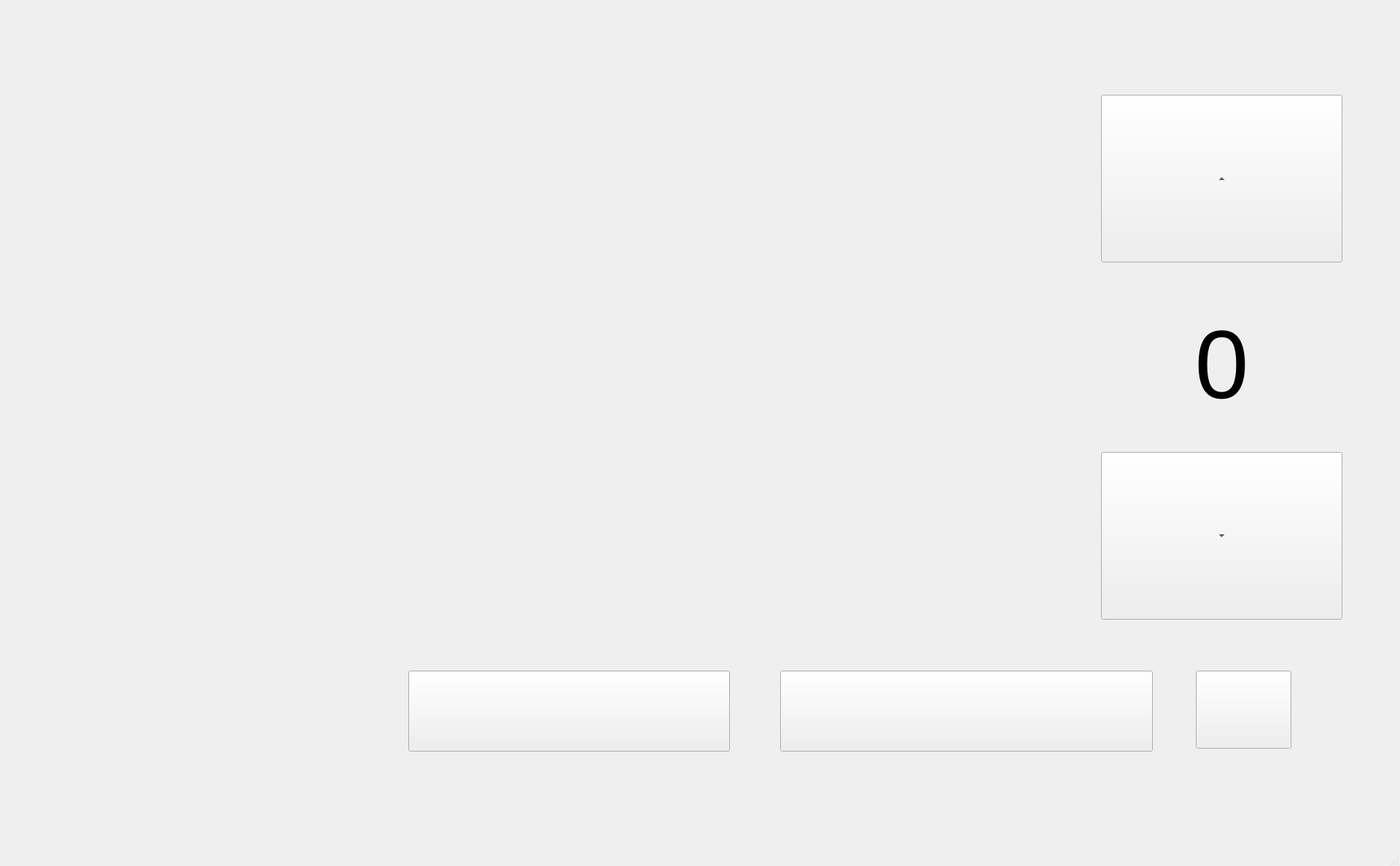
<?xml version="1.0" encoding="UTF-8"?>
<ui version="4.0">
 <class>MainWindow</class>
 <widget class="QMainWindow" name="MainWindow">
  <property name="geometry">
   <rect>
    <x>0</x>
    <y>0</y>
    <width>1920</width>
    <height>1188</height>
   </rect>
  </property>
  <property name="windowTitle">
   <string>MainWindow</string>
  </property>
  <widget class="QWidget" name="centralwidget">
   <widget class="QStackedWidget" name="stackedWidget">
    <property name="geometry">
     <rect>
      <x>0</x>
      <y>0</y>
      <width>1920</width>
      <height>1080</height>
     </rect>
    </property>
    <property name="currentIndex">
     <number>1</number>
    </property>
    <widget class="QWidget" name="page1">
     <widget class="QLabel" name="label">
      <property name="geometry">
       <rect>
        <x>0</x>
        <y>0</y>
        <width>1920</width>
        <height>1080</height>
       </rect>
      </property>
      <property name="text">
       <string/>
      </property>
      <property name="pixmap">
       <pixmap>Design_Pictures/page1.png</pixmap>
      </property>
      <property name="scaledContents">
       <bool>true</bool>
      </property>
     </widget>
    </widget>
    <widget class="QWidget" name="page2">
     <widget class="QToolButton" name="up_button">
      <property name="geometry">
       <rect>
        <x>1510</x>
        <y>130</y>
        <width>331</width>
        <height>230</height>
       </rect>
      </property>
      <property name="text">
       <string>...</string>
      </property>
      <property name="arrowType">
       <enum>Qt::UpArrow</enum>
      </property>
     </widget>
     <widget class="QToolButton" name="down_button">
      <property name="geometry">
       <rect>
        <x>1510</x>
        <y>620</y>
        <width>331</width>
        <height>230</height>
       </rect>
      </property>
      <property name="text">
       <string>...</string>
      </property>
      <property name="arrowType">
       <enum>Qt::DownArrow</enum>
      </property>
     </widget>
     <widget class="QLabel" name="label_2">
      <property name="geometry">
       <rect>
        <x>0</x>
        <y>0</y>
        <width>1920</width>
        <height>1080</height>
       </rect>
      </property>
      <property name="font">
       <font>
        <family>Arial</family>
        <pointsize>14</pointsize>
       </font>
      </property>
      <property name="text">
       <string/>
      </property>
      <property name="pixmap">
       <pixmap>../Kiosk/Design_Pictures/page2.png</pixmap>
      </property>
      <property name="scaledContents">
       <bool>true</bool>
      </property>
     </widget>
     <widget class="QLabel" name="quantity_display">
      <property name="geometry">
       <rect>
        <x>1450</x>
        <y>400</y>
        <width>451</width>
        <height>200</height>
       </rect>
      </property>
      <property name="font">
       <font>
        <family>Tahoma</family>
        <pointsize>100</pointsize>
       </font>
      </property>
      <property name="text">
       <string>0</string>
      </property>
      <property name="alignment">
       <set>Qt::AlignCenter</set>
      </property>
     </widget>
     <widget class="QLabel" name="image_display">
      <property name="geometry">
       <rect>
        <x>240</x>
        <y>139</y>
        <width>1000</width>
        <height>711</height>
       </rect>
      </property>
      <property name="text">
       <string/>
      </property>
      <property name="pixmap">
       <pixmap>../Kiosk/Design_Pictures/QR.png</pixmap>
      </property>
      <property name="scaledContents">
       <bool>true</bool>
      </property>
     </widget>
     <widget class="QPushButton" name="add_item_button">
      <property name="geometry">
       <rect>
        <x>560</x>
        <y>920</y>
        <width>441</width>
        <height>111</height>
       </rect>
      </property>
      <property name="font">
       <font>
        <family>Arial</family>
        <pointsize>16</pointsize>
       </font>
      </property>
      <property name="text">
       <string/>
      </property>
      <property name="icon">
       <iconset>
        <normaloff>../Kiosk/Design_Pictures/add_items.png</normaloff>../Kiosk/Design_Pictures/add_items.png</iconset>
      </property>
      <property name="iconSize">
       <size>
        <width>1000</width>
        <height>130</height>
       </size>
      </property>
      <property name="autoRepeatDelay">
       <number>301</number>
      </property>
     </widget>
     <widget class="QPushButton" name="move_order_button">
      <property name="geometry">
       <rect>
        <x>1070</x>
        <y>920</y>
        <width>511</width>
        <height>111</height>
       </rect>
      </property>
      <property name="font">
       <font>
        <family>Arial</family>
        <pointsize>16</pointsize>
       </font>
      </property>
      <property name="text">
       <string/>
      </property>
      <property name="icon">
       <iconset>
        <normaloff>../Kiosk/Design_Pictures/move_pay.png</normaloff>../Kiosk/Design_Pictures/move_pay.png</iconset>
      </property>
      <property name="iconSize">
       <size>
        <width>1500</width>
        <height>120</height>
       </size>
      </property>
      <property name="autoRepeatDelay">
       <number>305</number>
      </property>
     </widget>
     <widget class="QPushButton" name="reset_button">
      <property name="geometry">
       <rect>
        <x>1640</x>
        <y>920</y>
        <width>131</width>
        <height>107</height>
       </rect>
      </property>
      <property name="font">
       <font>
        <family>Arial</family>
        <pointsize>16</pointsize>
       </font>
      </property>
      <property name="text">
       <string/>
      </property>
      <property name="icon">
       <iconset>
        <normaloff>../Kiosk/Design_Pictures/reset.jpg</normaloff>../Kiosk/Design_Pictures/reset.jpg</iconset>
      </property>
      <property name="iconSize">
       <size>
        <width>100</width>
        <height>100</height>
       </size>
      </property>
     </widget>
     <zorder>label_2</zorder>
     <zorder>up_button</zorder>
     <zorder>down_button</zorder>
     <zorder>quantity_display</zorder>
     <zorder>image_display</zorder>
     <zorder>add_item_button</zorder>
     <zorder>move_order_button</zorder>
     <zorder>reset_button</zorder>
    </widget>
    <widget class="QWidget" name="page3">
     <widget class="QLabel" name="label_3">
      <property name="geometry">
       <rect>
        <x>0</x>
        <y>0</y>
        <width>1920</width>
        <height>1080</height>
       </rect>
      </property>
      <property name="font">
       <font>
        <family>Arial</family>
        <pointsize>14</pointsize>
       </font>
      </property>
      <property name="text">
       <string/>
      </property>
      <property name="pixmap">
       <pixmap>../Kiosk/Design_Pictures/page3.png</pixmap>
      </property>
      <property name="scaledContents">
       <bool>true</bool>
      </property>
     </widget>
     <widget class="QLabel" name="total_label">
      <property name="geometry">
       <rect>
        <x>1280</x>
        <y>800</y>
        <width>511</width>
        <height>101</height>
       </rect>
      </property>
      <property name="font">
       <font>
        <family>Tahoma</family>
        <pointsize>35</pointsize>
       </font>
      </property>
      <property name="text">
       <string>TextLabel</string>
      </property>
      <property name="alignment">
       <set>Qt::AlignCenter</set>
      </property>
     </widget>
     <widget class="QPushButton" name="complete_pay_button">
      <property name="geometry">
       <rect>
        <x>1520</x>
        <y>950</y>
        <width>361</width>
        <height>91</height>
       </rect>
      </property>
      <property name="font">
       <font>
        <family>Arial</family>
        <pointsize>16</pointsize>
       </font>
      </property>
      <property name="text">
       <string/>
      </property>
      <property name="icon">
       <iconset>
        <normaloff>../Kiosk/Design_Pictures/complete_pay.png</normaloff>../Kiosk/Design_Pictures/complete_pay.png</iconset>
      </property>
      <property name="iconSize">
       <size>
        <width>500</width>
        <height>200</height>
       </size>
      </property>
     </widget>
     <widget class="QLabel" name="item_label_1">
      <property name="geometry">
       <rect>
        <x>350</x>
        <y>259</y>
        <width>489</width>
        <height>81</height>
       </rect>
      </property>
      <property name="font">
       <font>
        <family>Tahoma</family>
        <pointsize>40</pointsize>
       </font>
      </property>
      <property name="text">
       <string>TextLabel</string>
      </property>
      <property name="alignment">
       <set>Qt::AlignCenter</set>
      </property>
     </widget>
     <widget class="QLabel" name="item_label_2">
      <property name="geometry">
       <rect>
        <x>350</x>
        <y>370</y>
        <width>489</width>
        <height>81</height>
       </rect>
      </property>
      <property name="font">
       <font>
        <family>Tahoma</family>
        <pointsize>40</pointsize>
       </font>
      </property>
      <property name="text">
       <string>TextLabel</string>
      </property>
      <property name="alignment">
       <set>Qt::AlignCenter</set>
      </property>
     </widget>
     <widget class="QLabel" name="item_label_3">
      <property name="geometry">
       <rect>
        <x>350</x>
        <y>470</y>
        <width>489</width>
        <height>81</height>
       </rect>
      </property>
      <property name="font">
       <font>
        <family>Tahoma</family>
        <pointsize>40</pointsize>
       </font>
      </property>
      <property name="text">
       <string>TextLabel</string>
      </property>
      <property name="alignment">
       <set>Qt::AlignCenter</set>
      </property>
     </widget>
     <widget class="QLabel" name="quantity_label_1">
      <property name="geometry">
       <rect>
        <x>1140</x>
        <y>259</y>
        <width>371</width>
        <height>91</height>
       </rect>
      </property>
      <property name="font">
       <font>
        <family>Tahoma</family>
        <pointsize>40</pointsize>
       </font>
      </property>
      <property name="text">
       <string>TextLabel</string>
      </property>
      <property name="alignment">
       <set>Qt::AlignCenter</set>
      </property>
     </widget>
     <widget class="QLabel" name="quantity_label_2">
      <property name="geometry">
       <rect>
        <x>1140</x>
        <y>360</y>
        <width>371</width>
        <height>91</height>
       </rect>
      </property>
      <property name="font">
       <font>
        <family>Tahoma</family>
        <pointsize>40</pointsize>
       </font>
      </property>
      <property name="text">
       <string>TextLabel</string>
      </property>
      <property name="alignment">
       <set>Qt::AlignCenter</set>
      </property>
     </widget>
     <widget class="QLabel" name="quantity_label_3">
      <property name="geometry">
       <rect>
        <x>1140</x>
        <y>460</y>
        <width>371</width>
        <height>91</height>
       </rect>
      </property>
      <property name="font">
       <font>
        <family>Tahoma</family>
        <pointsize>40</pointsize>
       </font>
      </property>
      <property name="text">
       <string>TextLabel</string>
      </property>
      <property name="alignment">
       <set>Qt::AlignCenter</set>
      </property>
     </widget>
     <widget class="QLabel" name="price_label_1">
      <property name="geometry">
       <rect>
        <x>1520</x>
        <y>260</y>
        <width>381</width>
        <height>91</height>
       </rect>
      </property>
      <property name="font">
       <font>
        <family>Tahoma</family>
        <pointsize>35</pointsize>
       </font>
      </property>
      <property name="text">
       <string>TextLabel</string>
      </property>
      <property name="alignment">
       <set>Qt::AlignCenter</set>
      </property>
     </widget>
     <widget class="QLabel" name="price_label_2">
      <property name="geometry">
       <rect>
        <x>1520</x>
        <y>361</y>
        <width>381</width>
        <height>91</height>
       </rect>
      </property>
      <property name="font">
       <font>
        <family>Tahoma</family>
        <pointsize>35</pointsize>
       </font>
      </property>
      <property name="text">
       <string>TextLabel</string>
      </property>
      <property name="alignment">
       <set>Qt::AlignCenter</set>
      </property>
     </widget>
     <widget class="QLabel" name="price_label_3">
      <property name="geometry">
       <rect>
        <x>1520</x>
        <y>468</y>
        <width>381</width>
        <height>91</height>
       </rect>
      </property>
      <property name="font">
       <font>
        <family>Tahoma</family>
        <pointsize>35</pointsize>
       </font>
      </property>
      <property name="text">
       <string>TextLabel</string>
      </property>
      <property name="alignment">
       <set>Qt::AlignCenter</set>
      </property>
     </widget>
     <widget class="QPushButton" name="go_page2_button">
      <property name="geometry">
       <rect>
        <x>60</x>
        <y>950</y>
        <width>361</width>
        <height>91</height>
       </rect>
      </property>
      <property name="font">
       <font>
        <family>Arial</family>
        <pointsize>16</pointsize>
       </font>
      </property>
      <property name="styleSheet">
       <string notr="true"/>
      </property>
      <property name="text">
       <string/>
      </property>
      <property name="icon">
       <iconset>
        <normaloff>../Kiosk/Design_Pictures/back.png</normaloff>../Kiosk/Design_Pictures/back.png</iconset>
      </property>
      <property name="iconSize">
       <size>
        <width>500</width>
        <height>239</height>
       </size>
      </property>
     </widget>
    </widget>
    <widget class="QWidget" name="page4">
     <widget class="QLabel" name="label_4">
      <property name="geometry">
       <rect>
        <x>0</x>
        <y>0</y>
        <width>1920</width>
        <height>1080</height>
       </rect>
      </property>
      <property name="text">
       <string/>
      </property>
      <property name="pixmap">
       <pixmap>../Kiosk/Design_Pictures/page4_new.png</pixmap>
      </property>
      <property name="scaledContents">
       <bool>true</bool>
      </property>
     </widget>
     <widget class="QPushButton" name="new_customer_button">
      <property name="geometry">
       <rect>
        <x>650</x>
        <y>910</y>
        <width>421</width>
        <height>91</height>
       </rect>
      </property>
      <property name="font">
       <font>
        <family>Arial</family>
        <pointsize>16</pointsize>
       </font>
      </property>
      <property name="text">
       <string/>
      </property>
      <property name="icon">
       <iconset>
        <normaloff>../Kiosk/Design_Pictures/new_customer.png</normaloff>../Kiosk/Design_Pictures/new_customer.png</iconset>
      </property>
      <property name="iconSize">
       <size>
        <width>500</width>
        <height>200</height>
       </size>
      </property>
     </widget>
    </widget>
   </widget>
  </widget>
  <widget class="QMenuBar" name="menubar">
   <property name="geometry">
    <rect>
     <x>0</x>
     <y>0</y>
     <width>1920</width>
     <height>26</height>
    </rect>
   </property>
  </widget>
  <widget class="QStatusBar" name="statusbar"/>
 </widget>
 <resources/>
 <connections/>
</ui>
